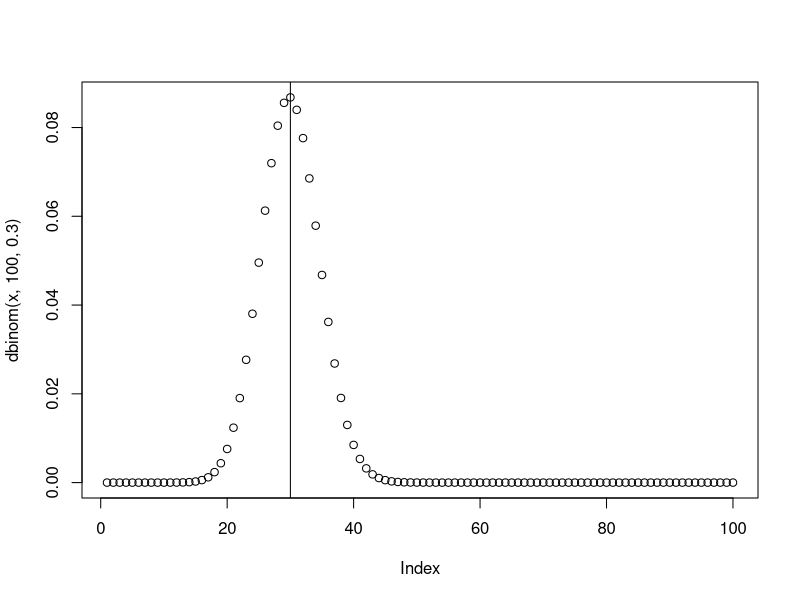
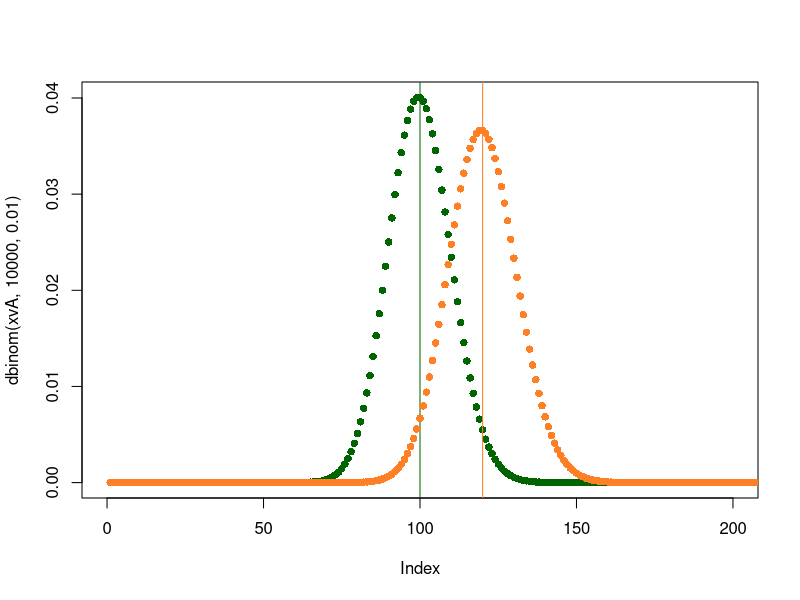

The R source for these figures, in order: (Note: this script raises an error after producing the figures.)
#Binomial distribution
dbinom(10, 100, .3)
x <- 1:100
plot(dbinom(x, 100, .3))
abline(v=30)

# Comparing distributions
xvA <- 1:10000
par(pch=16)
plot(dbinom(xvA, 10000, .01), col="darkgreen", xlim=c(0,200))
abline(v=100, col="darkgreen")
p <- .9973002
qbinom(c(1-p,p), 10000, .01)
binom.test(120, 10000, .01, alternative = "greater")
points(dbinom(xvA, 10000, .012), col="chocolate1")
abline(v=120, col="chocolate1")
qbinom(c(1-p,p), 10000, .012)

# From the blog
n=10000; p=0.01; q=1-p; mean=100
paste(mean - 3 * sqrt(n*p*q), "," ,mean + 3 * sqrt(n*p*q))

n=10000; p=0.012; q=1-p; mean=120
paste(mean - 3 * sqrt(n*p*q), ",", mean + 3 * sqrt(n*p*q))

# Testing several percentages points
mean = 0.01
sigma = sqrt((mean * 0.99)/10000)
p_a_values = c(
        qnorm(0.01, mean = mean, sd = sigma),
        qnorm(0.25, mean = mean, sd = sigma),
        qnorm(0.50, mean = mean, sd = sigma),
        qnorm(0.75, mean = mean, sd = sigma), 
        qnorm(0.99, mean = mean, sd = sigma))
p_a_values

# parametric Type II
count = 50000; start = 1000
data = data.frame(x= numeric(0), error= numeric(0), parametric_mean = character(0))
p_a_values = factor(p_a_values)

for(p_a in p_a_values) {
        n = start:(start+count)
        x = rep(0, count); error = rep(0, count); parametric_mean = rep('0', count);
        for(i in n) {
                p_a_numeric = as.numeric(as.character(p_a))
                critical = qbinom(0.95, i, p_a_numeric)
                t2_error = pbinom(critical, i, 0.012)
                
                index = i - start + 1
                x[index] = i
                error[index] = t2_error
                parametric_mean[index] = p_a
        }
        data = rbind(data, data.frame(x = x, error = error, parametric_mean=parametric_mean))
}

options(repr.plot.width=7, repr.plot.height=3)
ggplot(data=data, aes(x=x, y=error, color=parametric_mean, group=parametric_mean)) +
        geom_line()

plot(data$x, data$error, col=data$parametric_mean)

# BayesAB
A <- rbinom(40, 1, .5)
B <- rbinom(40, 1, .3)
test1 <- bayesTest(A, B, , distribution = "bernoulli", priors = c("alpha" = 10, "beta" = 10))
summary(test1)
plot(test1)




